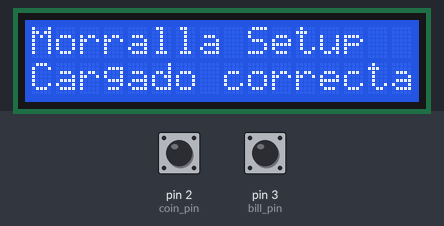
Bench run of a sketch on a simulated Arduino Uno, built with avr-gcc and run on an emulated ATmega328P. Parts: 16×2 character LCD. Inputs (shaded band) come from the test bench; at power-on: pin 2 (coin_pin) HIGH, pin 3 (bill_pin) HIGH. What the sketch prints to the serial monitor is not drawn.

Above: at 2.8 s.
2.9 s: pin 2 (coin_pin) pulled LOW for 0.15 s
At 4.6 s:
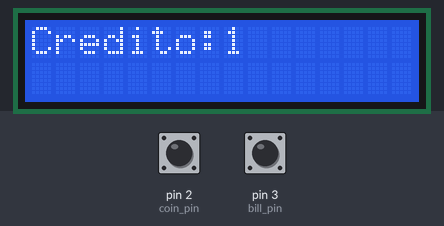
5.0 s: pin 3 (bill_pin) pulled LOW for 0.15 s
At 6.1 s:
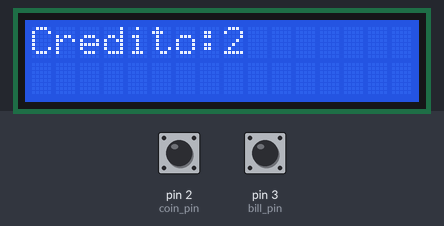
7.1 s: pin 2 (coin_pin) pulled LOW for 1 s
At 9.0 s:
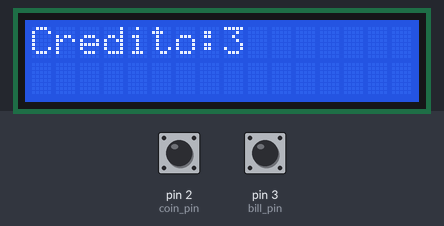
10.1 s: pin 3 (bill_pin) pulled LOW for 1 s
At 12.5 s:
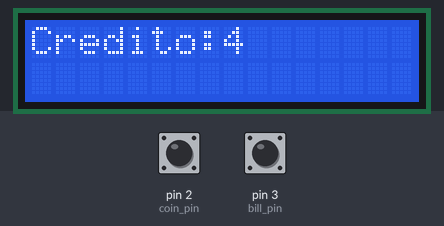
Timing chart, 0 to 14.0 s (numbered marks = the images above; inputs shaded):
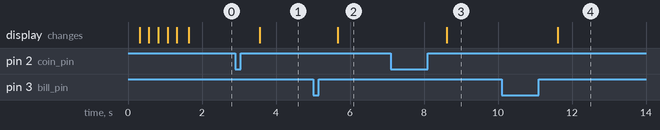

Measured:
- after the input at 2.9 s, the display: changes after 0.66 s (image 1)
- after the input at 5.0 s, the display: changes after 0.66 s (image 2)
- after the input at 7.1 s, the display: changes after 1.5 s (image 3)
- after the input at 10.1 s, the display: changes after 1.5 s (image 4)

The sketch:

read_mon_hopper_bill_I2C_addCredit_subCredit.ino
```cpp
/*-----( Librerias )-----*/
#include <Wire.h>  // Comes with Arduino IDE
// https://bitbucket.org/fmalpartida/new-liquidcrystal/downloads
// Move any other LCD libraries to another folder or delete them
#include <LiquidCrystal_I2C.h>//I2C_Ver_1

/*-----( Constantes Globales )-----*/
/*Lo pongo como variables de tipo constante para guardar espacio en memoria*/
/***********************************************************************************************/
const int limite_pulsos = 500; /* EDITAR ESTE VALOR PARA CAMBIAR EL DELAY ENTRE DETECCION DE PULSOS-nesecito poner un DELAY es como una pausa entre la deteccion de pulsos para que el arduino me lea los pulsos sin arrojar basura, eh calado multiples valores y 500 es el mas estable*/
/***********************************************************************************************/
const int coin_pin = 2; /*Asigno el valor de 2 para la variable donde conectare el pin que va a recibir los pulsos del monedero*/
const int bill_pin = 3;
const int hopper_sensor_pin=18;

/*-----( objectos )-----*/
// set the LCD address to 0x27 for a 16 chars 2 line display
// A FEW use address 0x3F
// Set the pins on the I2C chip used for LCD connections:
//addr, en,rw,rs,d4,d5,d6,d7,bl,blpol
LiquidCrystal_I2C lcd(0x27, 2, 1, 0, 4, 5, 6, 7, 3, POSITIVE);  // Set the LCD I2C address

/*-----( Variables Globales)-----*/
/* Una variable debe ser declarada como "volátil" cuando su valor puede ser cambiado por algo fuera del control de la sección de código en el que aparece, como un hilo al mismo tiempo de ejecución. En el Arduino, el único lugar que es probable que ocurra en secciones de código asociados a las interrupciones, llama una rutina de servicio de interrupción.*/
volatile byte cont_pulsos_moneda_in = 0;/*Variable para guardar el valor de los pulsos contados*/
volatile byte cont_pulsos_moneda_out = 0;
byte pulsos_sensor_total; // lugar para guardar el total de pulsos detectados

volatile unsigned long tiempo_pulso_in; /*Variable para guardar el tiempo en el que se leyo e pulso*/
volatile unsigned long tiempo_pulso_out;

byte pulsos_total; /* lugar para guardar el total de pulsos detectados*/
//byte nueva_moneda = 0; /* lugar para guardar el valor de la moneda basandme en el total de pulsos detectados*/
byte credito=0;
/*----( SETUP: RUNS ONCE )----*/
void setup() {
  Serial.begin(9600); /* Establece la velocidad de datos en bits por segundo (baudios) para la transmisión de datos en serie. Para comunicarse con la pc*/

  lcd.begin(16, 2);  // initialize the lcd for 16 chars 2 lines, turn on backlight

  // ------- Quick 3 blinks of backlight  -------------
  for (int i = 0; i < 3; i++)
  {
    lcd.backlight();
    delay(250);
    lcd.noBacklight();
    delay(250);
  }
  lcd.backlight(); // finish with backlight on

  //-------- Write characters on the display ------------------
  // NOTE: Cursor Position: (CHAR, LINE) start at 0
  lcd.setCursor(0, 0); //Start at character 4 on line 0
  lcd.print("Cargando Setup");/*Para mostrar en consola que ya inicio la funcion setup()*/
  lcd.setCursor(0,1);lcd.print("por favor esperar...");
  /*pinMode: Configura el pin especificado para comportarse ya sea como una entrada o una salida: pines digitales se pueden utilizar como entrada, INPUT_PULLUP o SALIDA. Cambiar el pin con la funcion pinMode () cambia el comportamiento eléctrico de la clavija.
    input: de afuera hacia el arduino - output*del arduino ahcia afuera - a pull-up* es la resistecia interna del arduino, que asegura que el pin este ya sea en un estado ALTO o BAJO, mientras emplea un nivel bajo de corriente.*/

  pinMode(coin_pin, INPUT_PULLUP);/*establecemos el pin 2 (coin_pin) como tipo INPUT y le adjuntamos una resistencia interna para evitar rebotes*/
  pinMode(bill_pin, INPUT_PULLUP);
  pinMode(hopper_sensor_pin, INPUT_PULLUP);
  /* El procesador en el corazón de cualquier Arduino tiene dos tipos diferentes de interrupciones: "externo" y "Cambiar PIN".
    Si usted quiere asegurarse de que un programa siempre capte los pulsos de un encoder rotativo, de manera que nunca se pierde un pulso, seria difícil escribir un programa que no hiciera
    otra cosa mas que eso, ya que el programa tendría que sondear constantemente las líneas de sensores para el codificador, con el fin de detectar pulsos solo cuando ocurran emplearemos la funcion de AtachInterrupts()*
    Las interrupciones son útiles formas de hacer que las cosas sucedan de forma automática en los programas de microcontroladores, y puede ayudar a resolver problemas de tiempo.
    Estas interrupciones pueden configurarse para activar una función específica en flancos ascendentes o descendentes de la señal, o bajo nivel.
    OJO: Dentro de la función de "attachInterrupt()", la funcion "delay()" no funcionará y el valor devuelto por "millis()" no se incrementará.
    Los datos recibidos mientras dentro de la funcion podran ser perdidos. Usted debe declarar como volátiles cualquier variable que modifique dentro de la función adjunta.
    Vea la sección de ISR a continuación para obtener más información.*/
  /*attachInterrupt(0, sumar_contador_moneda, RISING);*/
  /*UNO (PIN2:0,PIN3:1) MEGA (PIN2;0,PIN3;1,PIN21;2,PIN20;3,PIN19;4,PIN18;5) */
  attachInterrupt(digitalPinToInterrupt(coin_pin), pulso_input, RISING);
  attachInterrupt(digitalPinToInterrupt(bill_pin), pulso_input, RISING);
  attachInterrupt(digitalPinToInterrupt(hopper_sensor_pin), pulso_output, FALLING);

  /*SYNTAXIS: attachInterrupt(pin,ISR,mode);
    pin: parametro para decir a la funcion que pin desea adjuntar el interruptor (Arduino_MEGA cuenta con x6 pins que admiten esta posibilidad de actuar como interuptores estos son [2, 3, 18, 19, 20, 21] ) los pins específicos con capacidad para interrupciones, y su mapeo para interrumpir llevan un número diferente a su numero de pin, estos numeros varían segunn el modelo de arduino, por esta razon empleamos la funcion "digitalPinToInterrupt()" para obtener este valor para el pin en especifico y evitar confusiones
    ISR: funcion a invocar cuando se produce una interrupcion; esta funcion no debe recibir parametros y debe regresar nada
    mode: define cuando se debe de producri una interrupcion, hay 4 constantes predefinidas como valores y estos son;
    LOW: acciona la interrupcion cuando el pin se encuentre en estado bajo (0v)
    CHANGE: acciona la interrupcion cada vez que el pin cambie de valor
    RISING: acciona la interrupcion cuando el pin vaya de estado bajo a estado alto (0v a 5v)
    FALLING: acciona la interrupcion cuando el pin vaya de estado alto a estado bajo (5v a 0v)*/
  lcd.clear();/*limpiar pantalla*/
  lcd.setCursor(0, 0); //Start at character 4 on line 0
  lcd.print("Morralla Setup");/*Imprimo en consola para notificarme que la funcion setup() llego a su fin*/
  lcd.setCursor(0,1);lcd.print("Cargado correctamente.");
}/*--(end setup )---*/

void pulso_input() /*funcion invocada para incrementar el contador cont_pulsos_moneda*/
{
  cont_pulsos_moneda_in++;
  tiempo_pulso_in = millis();/*guardo el tiempo ACTUAL y se lo asigno a la variable como el tiempo cuando leyo el pulso*/
Serial.print("<in:");Serial.print(cont_pulsos_moneda_in);
}/*fin sumar_cont_moneda()*/
 void pulso_output(){
  cont_pulsos_moneda_out++;
  tiempo_pulso_out = millis();/*guardo el tiempo ACTUAL y se lo asigno a la variable como el tiempo cuando leyo el pulso*/
 Serial.print("<out:");Serial.print(cont_pulsos_moneda_out);Serial.print(">");
  }/*fin restar_expulsada()*/

void show_credit(){
      lcd.clear();
      lcd.setCursor(0,0);
      lcd.print("Credito:");/*me alerta en consola que hubo una moneda detectada*/
      lcd.println(credito); /* imprime en consola el valor de esa moneda*/
  }
void loop() {/*----( LOOP: RUNS CONSTANTLY )----*/
  /*dejar de contar pulsos si hubo una interrupcion y el contador se incremento entonces hubo una moneda detectada (cont_pulsos_moneda>0) && si el tiempo actual menos el tiempo del ultimo pulso es mayor a los 500 milisegundos entonces hacer lo siguiente*/
  if (cont_pulsos_moneda_in > 0 && millis() - tiempo_pulso_in > limite_pulsos) {
    cli();/*disable interrupts*/
      credito = cont_pulsos_moneda_in + credito; /*Guardo el valor del total de pulsos en esta variable para liberar espacio en la variable cont_pulsos_moneda*/
    sei();
    show_credit();
    cli();
      cont_pulsos_moneda_in = 0; /*reseteo a 0 el contador de pulsos del interruptor*/
    sei();/*enable interrupts*/
  }/*fin de if*/

  if (cont_pulsos_moneda_out > 0 && millis() - tiempo_pulso_out > limite_pulsos) {
  if(credito < 1){
    lcd.clear();
    lcd.setCursor(0,0);
    lcd.print("No tiene Creditos");
    }else{
    cli();/*disable interrupts*/
      credito = credito - cont_pulsos_moneda_out; /*Guardo el valor del total de pulsos en esta variable para liberar espacio en la variable cont_pulsos_moneda*/
    sei();
      }
    show_credit();
    cli();
      cont_pulsos_moneda_out = 0; /*reseteo a 0 el contador de pulsos del interruptor*/
    sei();/*enable interrupts*/
  }/*fin de if*/

}/*fin de void loop()*/
```
